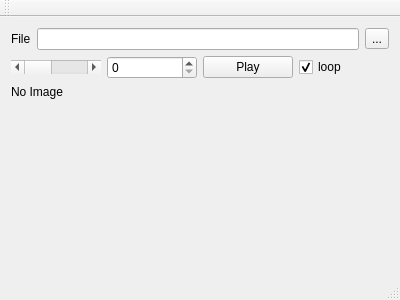
<?xml version="1.0" encoding="UTF-8"?>
<ui version="4.0">
 <class>MainWindow</class>
 <widget class="QMainWindow" name="MainWindow">
  <property name="geometry">
   <rect>
    <x>0</x>
    <y>0</y>
    <width>400</width>
    <height>300</height>
   </rect>
  </property>
  <property name="windowTitle">
   <string>MainWindow</string>
  </property>
  <widget class="QWidget" name="centralWidget">
   <layout class="QVBoxLayout" name="verticalLayout">
    <item>
     <layout class="QHBoxLayout" name="horizontalLayout">
      <item>
       <widget class="QLabel" name="label">
        <property name="text">
         <string>File</string>
        </property>
       </widget>
      </item>
      <item>
       <widget class="QLineEdit" name="fileEdit"/>
      </item>
      <item>
       <widget class="QToolButton" name="fileTool">
        <property name="text">
         <string>...</string>
        </property>
       </widget>
      </item>
     </layout>
    </item>
    <item>
     <layout class="QHBoxLayout" name="horizontalLayout_2">
      <item>
       <widget class="QScrollBar" name="scrollImage">
        <property name="orientation">
         <enum>Qt::Horizontal</enum>
        </property>
       </widget>
      </item>
      <item>
       <widget class="QSpinBox" name="spinFrame"/>
      </item>
      <item>
       <widget class="QPushButton" name="buttonPlay">
        <property name="text">
         <string>Play</string>
        </property>
       </widget>
      </item>
      <item>
       <widget class="QCheckBox" name="checkLoop">
        <property name="text">
         <string>loop</string>
        </property>
        <property name="checked">
         <bool>true</bool>
        </property>
       </widget>
      </item>
     </layout>
    </item>
    <item>
     <widget class="QLabel" name="labelImage">
      <property name="text">
       <string>No Image</string>
      </property>
     </widget>
    </item>
    <item>
     <spacer name="verticalSpacer">
      <property name="orientation">
       <enum>Qt::Vertical</enum>
      </property>
      <property name="sizeHint" stdset="0">
       <size>
        <width>20</width>
        <height>126</height>
       </size>
      </property>
     </spacer>
    </item>
   </layout>
  </widget>
  <widget class="QMenuBar" name="menuBar">
   <property name="geometry">
    <rect>
     <x>0</x>
     <y>0</y>
     <width>400</width>
     <height>27</height>
    </rect>
   </property>
  </widget>
  <widget class="QToolBar" name="mainToolBar">
   <attribute name="toolBarArea">
    <enum>TopToolBarArea</enum>
   </attribute>
   <attribute name="toolBarBreak">
    <bool>false</bool>
   </attribute>
  </widget>
  <widget class="QStatusBar" name="statusBar"/>
 </widget>
 <layoutdefault spacing="6" margin="11"/>
 <resources/>
 <connections/>
</ui>
